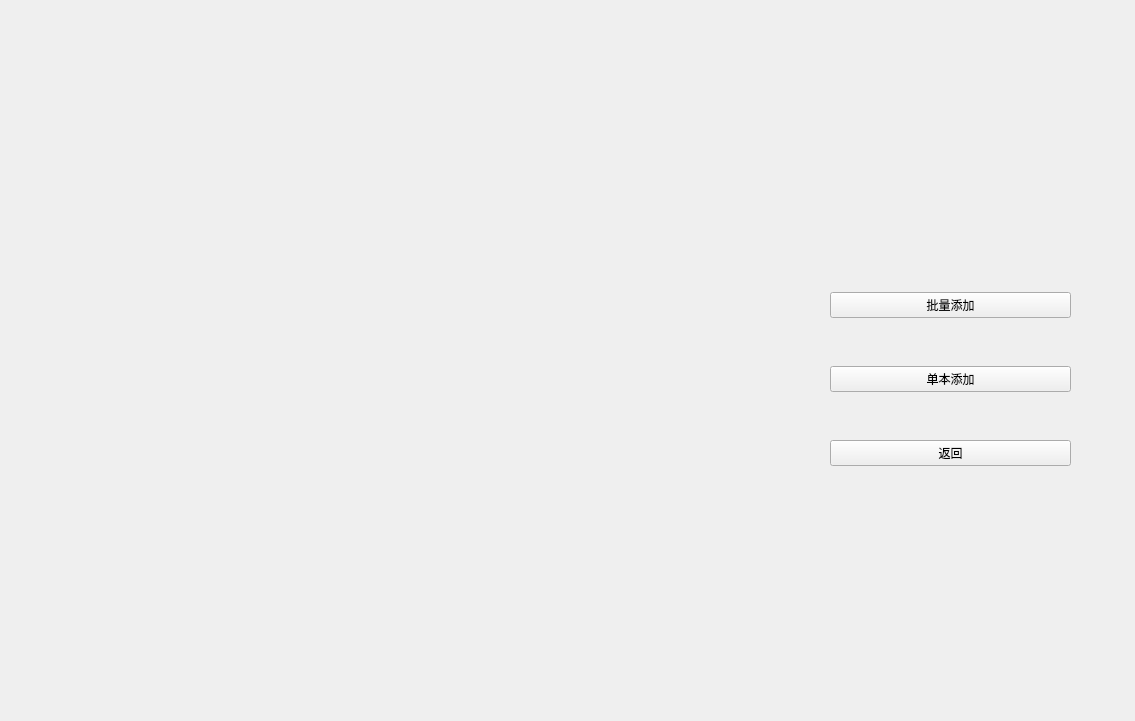
<?xml version="1.0" encoding="UTF-8"?>
<ui version="4.0">
 <class>manager</class>
 <widget class="QWidget" name="manager">
  <property name="geometry">
   <rect>
    <x>0</x>
    <y>0</y>
    <width>1135</width>
    <height>721</height>
   </rect>
  </property>
  <property name="windowTitle">
   <string>Manager_Interface</string>
  </property>
  <widget class="SearchAndSelect" name="search_widget" native="true">
   <property name="geometry">
    <rect>
     <x>230</x>
     <y>30</y>
     <width>350</width>
     <height>101</height>
    </rect>
   </property>
  </widget>
  <widget class="QWidget" name="verticalLayoutWidget">
   <property name="geometry">
    <rect>
     <x>20</x>
     <y>169</y>
     <width>771</width>
     <height>511</height>
    </rect>
   </property>
   <layout class="QVBoxLayout" name="testLayout"/>
  </widget>
  <widget class="QWidget" name="gridLayoutWidget">
   <property name="geometry">
    <rect>
     <x>830</x>
     <y>250</y>
     <width>241</width>
     <height>261</height>
    </rect>
   </property>
   <layout class="QVBoxLayout" name="verticalLayout">
    <item>
     <widget class="QPushButton" name="AddMany">
      <property name="text">
       <string>批量添加</string>
      </property>
     </widget>
    </item>
    <item>
     <widget class="QPushButton" name="AddOnly">
      <property name="text">
       <string>单本添加</string>
      </property>
     </widget>
    </item>
    <item>
     <widget class="QPushButton" name="Add_return">
      <property name="text">
       <string>返回</string>
      </property>
     </widget>
    </item>
   </layout>
  </widget>
 </widget>
 <customwidgets>
  <customwidget>
   <class>SearchAndSelect</class>
   <extends>QWidget</extends>
   <header location="global">searchandselect.h</header>
   <container>1</container>
  </customwidget>
 </customwidgets>
 <resources/>
 <connections/>
</ui>
